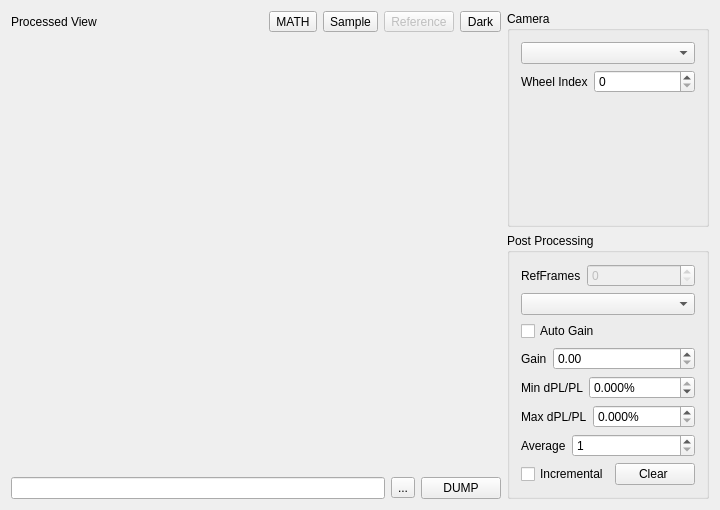
<?xml version="1.0" encoding="UTF-8"?>
<ui version="4.0">
 <class>FrmODMRImaging</class>
 <widget class="QMainWindow" name="FrmODMRImaging">
  <property name="geometry">
   <rect>
    <x>0</x>
    <y>0</y>
    <width>720</width>
    <height>510</height>
   </rect>
  </property>
  <property name="windowTitle">
   <string>Network Analyzer Control</string>
  </property>
  <widget class="QWidget" name="widget">
   <layout class="QGridLayout" name="gridLayout">
    <item row="0" column="0" rowspan="2">
     <layout class="QVBoxLayout" name="verticalLayout_2">
      <item>
       <layout class="QHBoxLayout" name="horizontalLayout_9">
        <item>
         <widget class="QLabel" name="textLabel1_2_5_3_3_13">
          <property name="sizePolicy">
           <sizepolicy hsizetype="Expanding" vsizetype="Preferred">
            <horstretch>0</horstretch>
            <verstretch>0</verstretch>
           </sizepolicy>
          </property>
          <property name="text">
           <string>Processed View</string>
          </property>
          <property name="wordWrap">
           <bool>false</bool>
          </property>
         </widget>
        </item>
        <item>
         <widget class="QToolButton" name="m_tbMathMenu">
          <property name="text">
           <string>MATH</string>
          </property>
         </widget>
        </item>
        <item>
         <widget class="QToolButton" name="m_tbSmplObjMenu">
          <property name="enabled">
           <bool>true</bool>
          </property>
          <property name="text">
           <string>Sample</string>
          </property>
         </widget>
        </item>
        <item>
         <widget class="QToolButton" name="m_tbRefObjMenu">
          <property name="enabled">
           <bool>false</bool>
          </property>
          <property name="text">
           <string>Reference</string>
          </property>
         </widget>
        </item>
        <item>
         <widget class="QToolButton" name="m_tbDarkObjMenu">
          <property name="enabled">
           <bool>true</bool>
          </property>
          <property name="text">
           <string>Dark</string>
          </property>
         </widget>
        </item>
       </layout>
      </item>
      <item>
       <widget class="XQGraph" name="m_graphwidgetProcessed" native="true">
        <property name="sizePolicy">
         <sizepolicy hsizetype="Expanding" vsizetype="Expanding">
          <horstretch>0</horstretch>
          <verstretch>0</verstretch>
         </sizepolicy>
        </property>
        <property name="minimumSize">
         <size>
          <width>53</width>
          <height>53</height>
         </size>
        </property>
       </widget>
      </item>
      <item>
       <layout class="QHBoxLayout" name="horizontalLayout_8">
        <item>
         <widget class="QLineEdit" name="m_edDump"/>
        </item>
        <item>
         <widget class="QToolButton" name="m_tbDump">
          <property name="text">
           <string>...</string>
          </property>
         </widget>
        </item>
        <item>
         <widget class="QPushButton" name="m_btnDump">
          <property name="text">
           <string>DUMP</string>
          </property>
          <property name="autoDefault">
           <bool>false</bool>
          </property>
         </widget>
        </item>
       </layout>
      </item>
     </layout>
    </item>
    <item row="1" column="1">
     <widget class="QGroupBox" name="groupBox_2">
      <property name="title">
       <string>Post Processing</string>
      </property>
      <layout class="QVBoxLayout" name="verticalLayout_4">
       <item>
        <layout class="QHBoxLayout" name="_4">
         <item>
          <widget class="QLabel" name="textLabel1_2_5_3_3_15">
           <property name="sizePolicy">
            <sizepolicy hsizetype="Fixed" vsizetype="Preferred">
             <horstretch>0</horstretch>
             <verstretch>0</verstretch>
            </sizepolicy>
           </property>
           <property name="text">
            <string>RefFrames</string>
           </property>
           <property name="wordWrap">
            <bool>false</bool>
           </property>
          </widget>
         </item>
         <item>
          <widget class="QSpinBox" name="m_spbRefIntensFrames">
           <property name="enabled">
            <bool>false</bool>
           </property>
           <property name="minimum">
            <number>0</number>
           </property>
           <property name="maximum">
            <number>1000</number>
           </property>
          </widget>
         </item>
        </layout>
       </item>
       <item>
        <widget class="QComboBox" name="m_cmbDispMethod"/>
       </item>
       <item>
        <layout class="QVBoxLayout" name="verticalLayout">
         <item>
          <widget class="QCheckBox" name="m_ckbAutoGainForDisp">
           <property name="text">
            <string>Auto Gain</string>
           </property>
          </widget>
         </item>
         <item>
          <layout class="QHBoxLayout" name="horizontalLayout_3">
           <item>
            <widget class="QLabel" name="textLabel1_2_5_3_3_9">
             <property name="sizePolicy">
              <sizepolicy hsizetype="Fixed" vsizetype="Preferred">
               <horstretch>0</horstretch>
               <verstretch>0</verstretch>
              </sizepolicy>
             </property>
             <property name="text">
              <string>Gain</string>
             </property>
             <property name="wordWrap">
              <bool>false</bool>
             </property>
            </widget>
           </item>
           <item>
            <widget class="QDoubleSpinBox" name="m_dblGainForDisp">
             <property name="maximum">
              <double>1000.000000000000000</double>
             </property>
            </widget>
           </item>
          </layout>
         </item>
         <item>
          <layout class="QHBoxLayout" name="horizontalLayout_4">
           <item>
            <widget class="QLabel" name="textLabel1_2_5_3_3_10">
             <property name="sizePolicy">
              <sizepolicy hsizetype="Fixed" vsizetype="Preferred">
               <horstretch>0</horstretch>
               <verstretch>0</verstretch>
              </sizepolicy>
             </property>
             <property name="text">
              <string>Min dPL/PL</string>
             </property>
             <property name="wordWrap">
              <bool>false</bool>
             </property>
            </widget>
           </item>
           <item>
            <widget class="QDoubleSpinBox" name="m_dblMinDPL">
             <property name="suffix">
              <string>%</string>
             </property>
             <property name="decimals">
              <number>3</number>
             </property>
             <property name="minimum">
              <double>-100.000000000000000</double>
             </property>
             <property name="maximum">
              <double>0.000000000000000</double>
             </property>
             <property name="singleStep">
              <double>0.010000000000000</double>
             </property>
            </widget>
           </item>
          </layout>
         </item>
         <item>
          <layout class="QHBoxLayout" name="horizontalLayout_6">
           <item>
            <widget class="QLabel" name="textLabel1_2_5_3_3_11">
             <property name="sizePolicy">
              <sizepolicy hsizetype="Fixed" vsizetype="Preferred">
               <horstretch>0</horstretch>
               <verstretch>0</verstretch>
              </sizepolicy>
             </property>
             <property name="text">
              <string>Max dPL/PL</string>
             </property>
             <property name="wordWrap">
              <bool>false</bool>
             </property>
            </widget>
           </item>
           <item>
            <widget class="QDoubleSpinBox" name="m_dblMaxDPL">
             <property name="suffix">
              <string>%</string>
             </property>
             <property name="decimals">
              <number>3</number>
             </property>
             <property name="maximum">
              <double>100.000000000000000</double>
             </property>
             <property name="singleStep">
              <double>0.010000000000000</double>
             </property>
            </widget>
           </item>
          </layout>
         </item>
        </layout>
       </item>
       <item>
        <layout class="QVBoxLayout" name="verticalLayout_3">
         <item>
          <layout class="QHBoxLayout">
           <item>
            <widget class="QLabel" name="textLabel1_2_5_3_3_2">
             <property name="sizePolicy">
              <sizepolicy hsizetype="Fixed" vsizetype="Preferred">
               <horstretch>0</horstretch>
               <verstretch>0</verstretch>
              </sizepolicy>
             </property>
             <property name="text">
              <string>Average</string>
             </property>
             <property name="wordWrap">
              <bool>false</bool>
             </property>
            </widget>
           </item>
           <item>
            <widget class="QSpinBox" name="m_spbAverage">
             <property name="minimum">
              <number>1</number>
             </property>
             <property name="maximum">
              <number>1000</number>
             </property>
            </widget>
           </item>
          </layout>
         </item>
         <item>
          <layout class="QHBoxLayout" name="horizontalLayout_5">
           <item>
            <widget class="QCheckBox" name="m_ckbIncrementalAverage">
             <property name="text">
              <string>Incremental</string>
             </property>
            </widget>
           </item>
           <item>
            <widget class="QPushButton" name="m_btnClearAverage">
             <property name="text">
              <string>Clear </string>
             </property>
            </widget>
           </item>
          </layout>
         </item>
        </layout>
       </item>
      </layout>
     </widget>
    </item>
    <item row="0" column="1">
     <widget class="QGroupBox" name="groupBox">
      <property name="title">
       <string>Camera</string>
      </property>
      <layout class="QGridLayout" name="gridLayout_2">
       <item row="2" column="0">
        <spacer name="verticalSpacer">
         <property name="orientation">
          <enum>Qt::Vertical</enum>
         </property>
         <property name="sizeHint" stdset="0">
          <size>
           <width>20</width>
           <height>40</height>
          </size>
         </property>
        </spacer>
       </item>
       <item row="1" column="1">
        <widget class="QSpinBox" name="m_spbWheelIndex">
         <property name="minimum">
          <number>0</number>
         </property>
         <property name="maximum">
          <number>1000</number>
         </property>
        </widget>
       </item>
       <item row="1" column="0">
        <widget class="QLabel" name="textLabel1_2_5_3_3_6">
         <property name="sizePolicy">
          <sizepolicy hsizetype="Fixed" vsizetype="Preferred">
           <horstretch>0</horstretch>
           <verstretch>0</verstretch>
          </sizepolicy>
         </property>
         <property name="text">
          <string>Wheel Index</string>
         </property>
         <property name="wordWrap">
          <bool>false</bool>
         </property>
        </widget>
       </item>
       <item row="0" column="0" colspan="2">
        <widget class="QComboBox" name="m_cmbCamera"/>
       </item>
      </layout>
     </widget>
    </item>
   </layout>
  </widget>
 </widget>
 <layoutdefault spacing="6" margin="11"/>
 <customwidgets>
  <customwidget>
   <class>XQGraph</class>
   <extends>QWidget</extends>
   <header>graphwidget.h</header>
  </customwidget>
 </customwidgets>
 <includes>
  <include location="local">graphwidget.h</include>
 </includes>
 <resources/>
 <connections/>
</ui>
